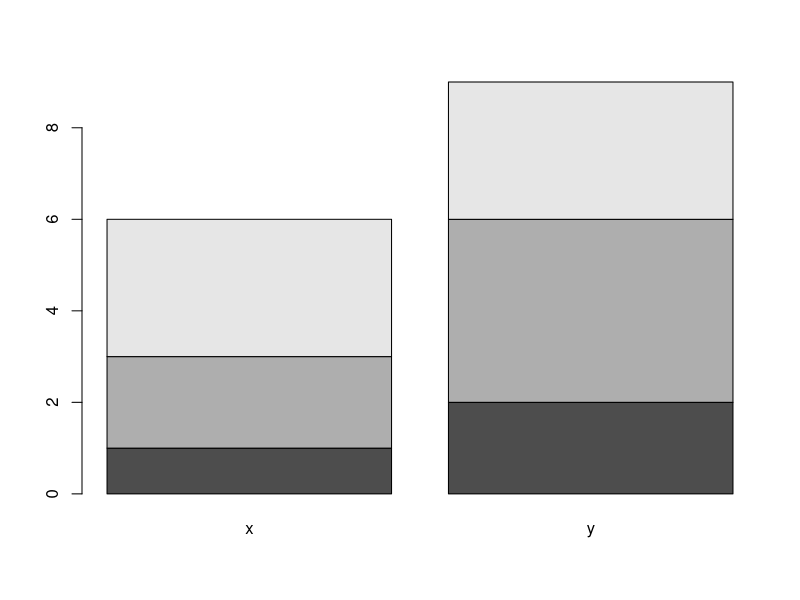
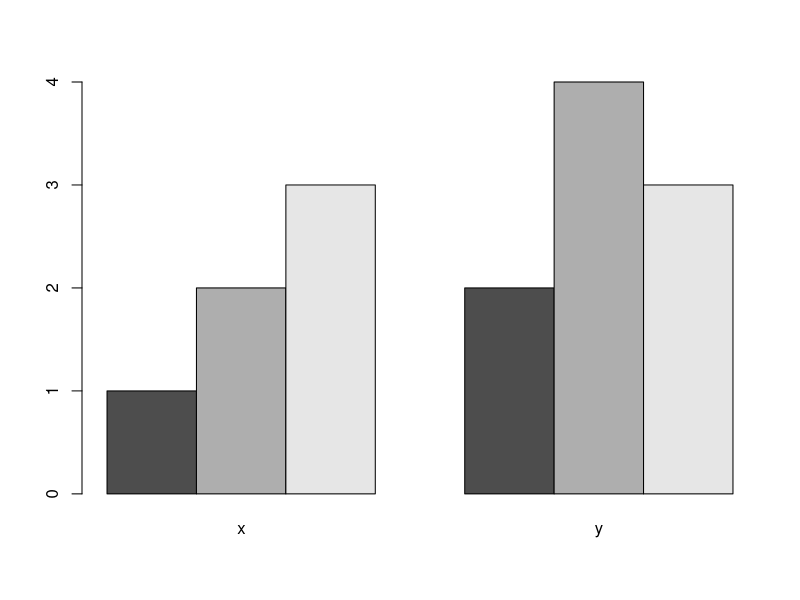
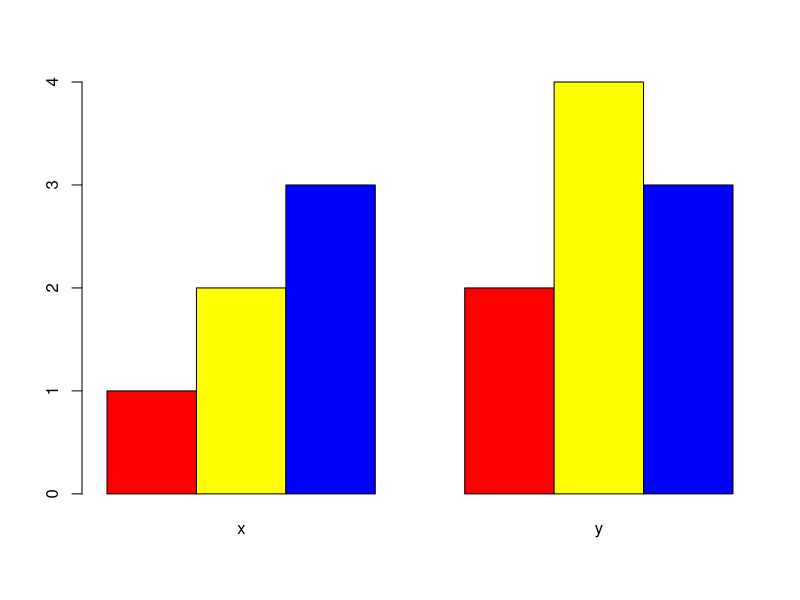
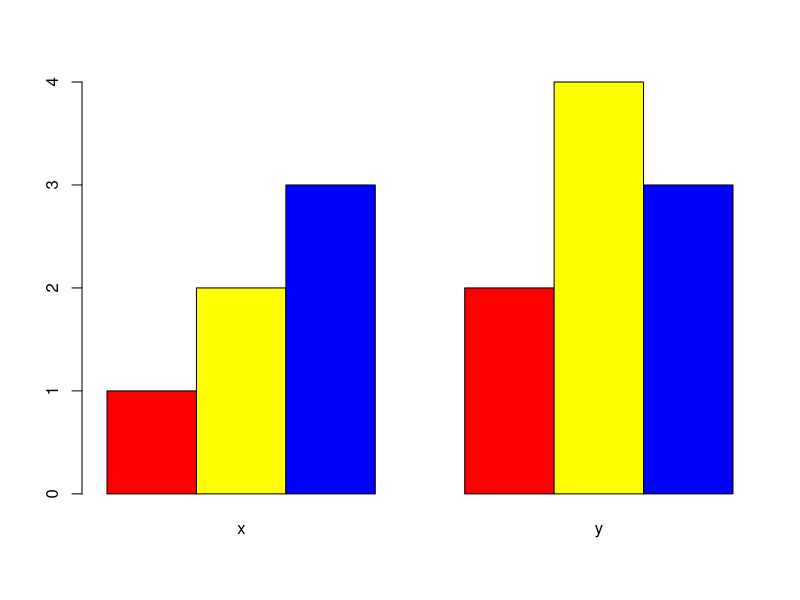
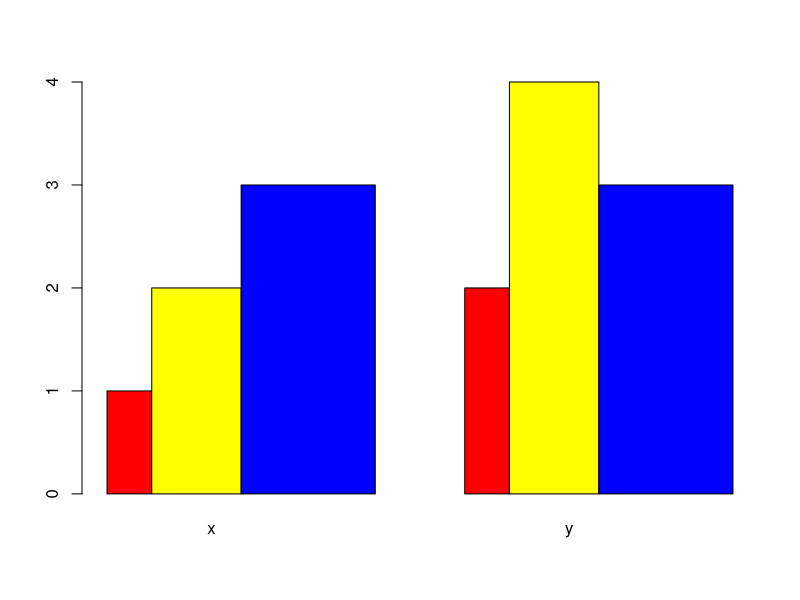
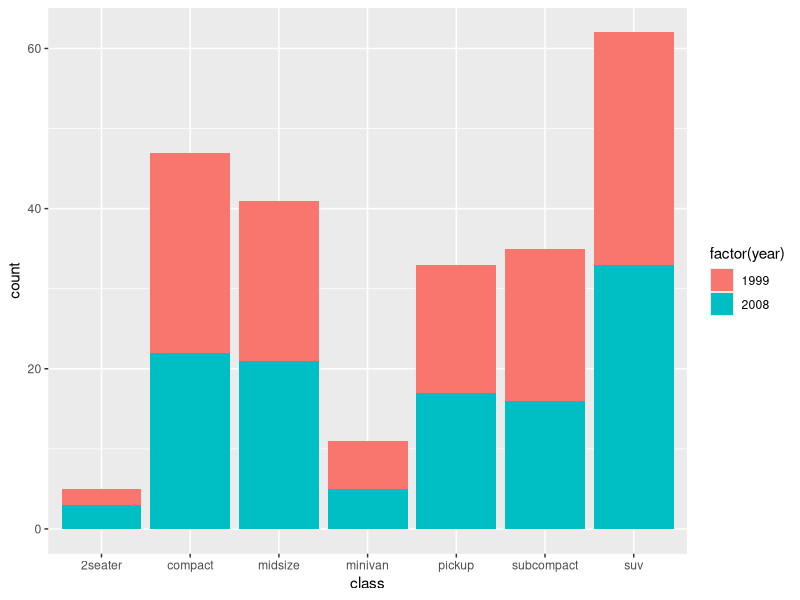
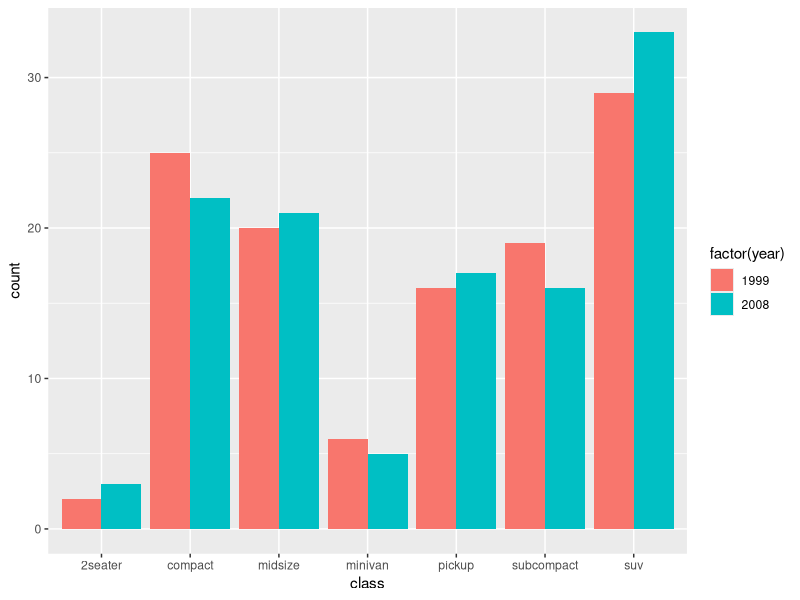
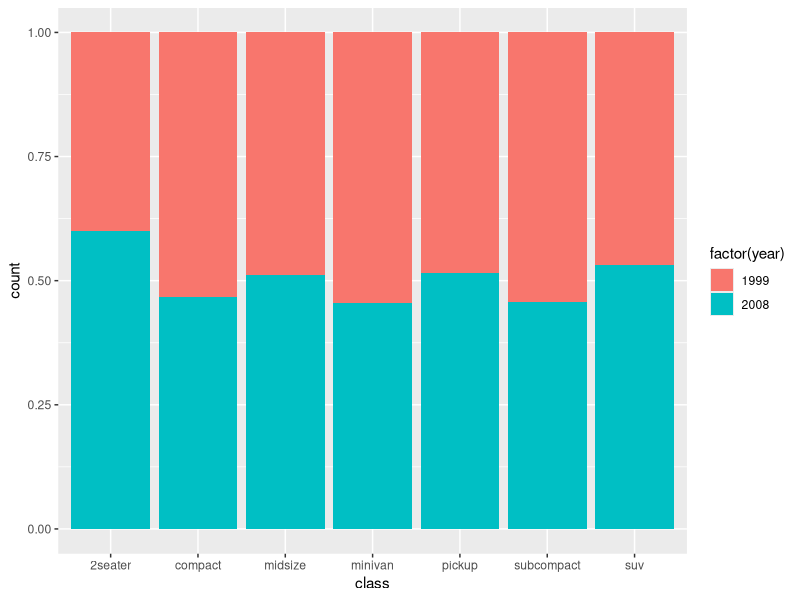

These figures' R source, in order:
## ---- chunk 1
x<-c(1,2,3)
y<-c(2,4,3)
t<-cbind(x,y)
barplot(t)
## ---- chunk 2
x<-c(1,2,3)
y<-c(2,4,3)
t<-cbind(x,y)
barplot(t, beside = TRUE)
## ---- chunk 3
x<-c(1,2,3)
y<-c(2,4,3)
t<-cbind(x,y)
barplot(t, beside = TRUE, col=c('red', 'yellow', 'blue'))
## ---- chunk 4
x<-c(1,2,3)
y<-c(2,4,3)
t<-cbind(x,y)
barplot(t, beside = TRUE, col=c('red', 'yellow', 'blue'),width = c(1,1,1))
## ---- chunk 5
x<-c(1,2,3)
y<-c(2,4,3)
t<-cbind(x,y)
barplot(t, beside = TRUE, col=c('red', 'yellow', 'blue'),width = c(10,20,30))
## ---- chunk 6
library(ggplot2)
p <- ggplot(mpg, aes(x=class, fill=factor(year)))
p + geom_bar()
## ---- chunk 7
library(ggplot2)
p <- ggplot(mpg, aes(x=class, fill=factor(year)))
p + geom_bar(position = 'dodge')
## ---- chunk 8
library(ggplot2)
p <- ggplot(mpg, aes(x=class, fill=factor(year)))
p + geom_bar(position = 'fill')
## ---- chunk 9
library(ggplot2)
p <- ggplot(mpg, aes(x=class, fill=factor(year)))
p + geom_bar(position = 'dodge') + scale_fill_manual(values = c("red","blue"))
## ---- chunk 10
library(ggplot2)
p <- ggplot(mpg, aes(x=class, fill=factor(year)))
p + geom_bar(position = 'dodge', width = 0.4) + scale_fill_manual(values = c("red","blue"))
## ---- chunk 11
library(ggplot2)
x <- rep(1:5,each = 3)
y <- rep(c("A","B","C"),times = 5)
set.seed(12)
z <- round(runif(min = 10,max = 20,n = 15))
df <- data.frame(x = x,y = y,z = z)
ggplot(data = df, mapping = aes(x = x, y = z, fill = y)) + geom_bar(width = 0.5,stat
= 'identity', position = 'dodge') + geom_text(mapping = aes(label = z),
size = 5, colour = 'black', vjust = 1, hjust = .5, position = position_dodge(width = 0.5))
